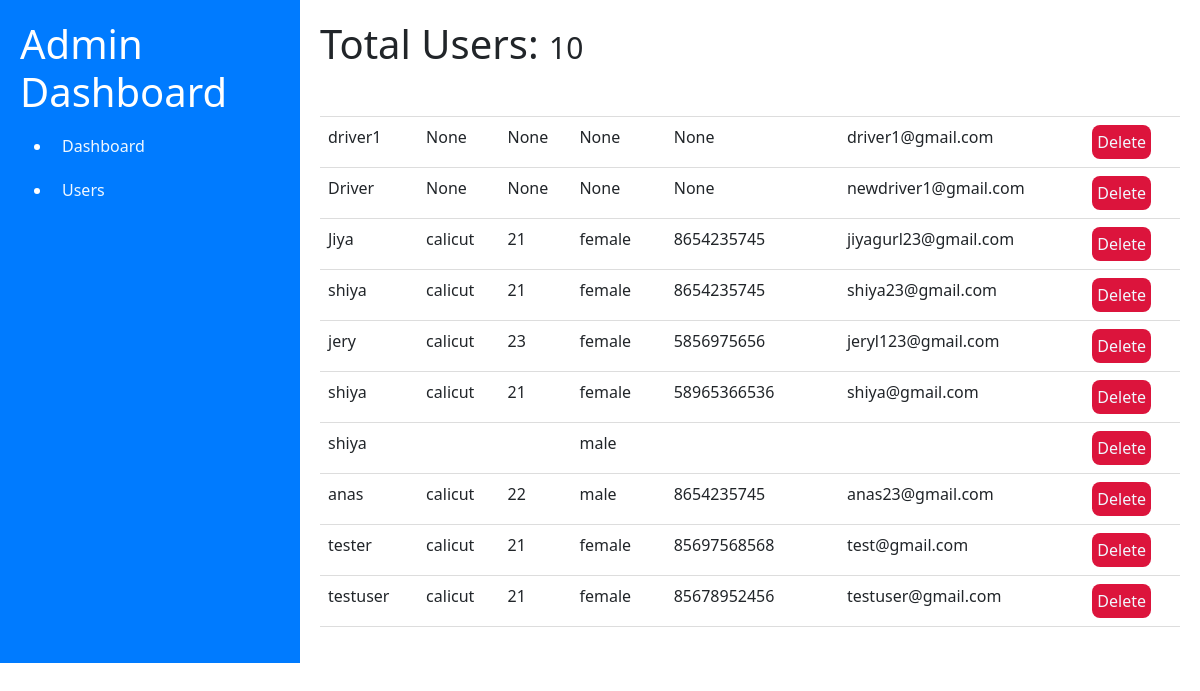
The app's page /admin_dashboard (signed in), older data.
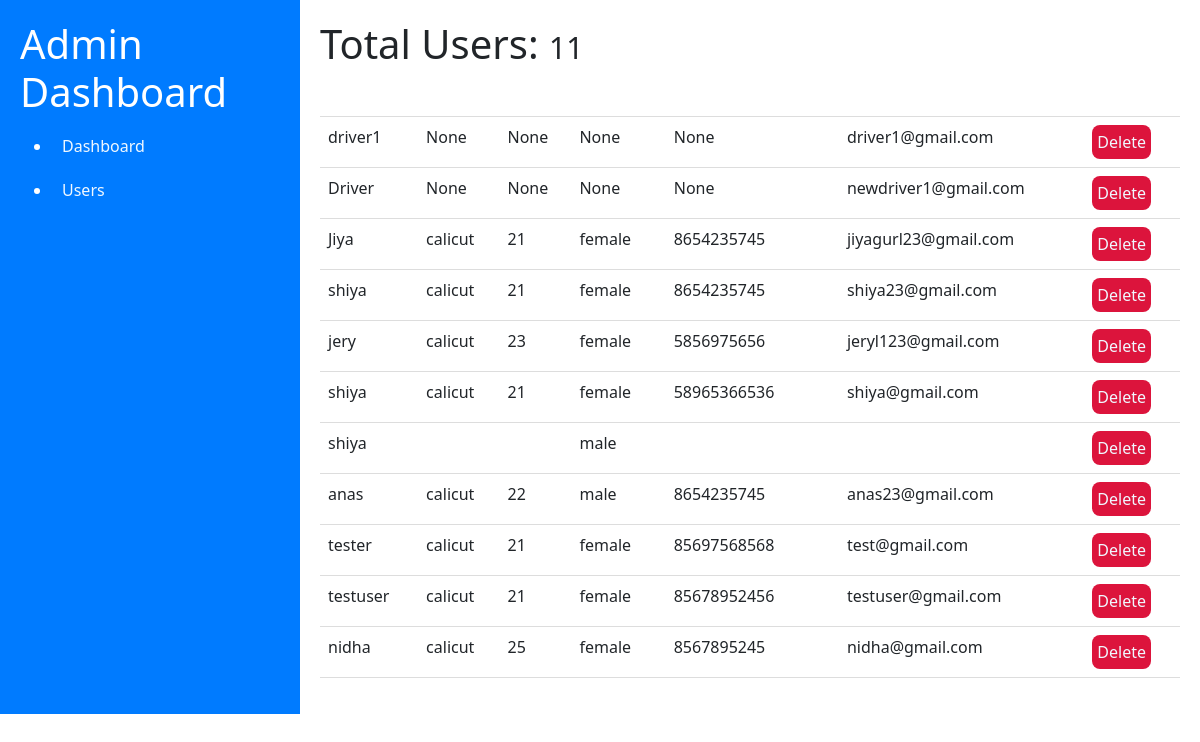
The same page, newer data.
### app.py (models this page shows, shortened)
class User(db.Model):
    id = db.Column(db.Integer, primary_key=True)
    name = db.Column(db.String(100), nullable=False)
    email = db.Column(db.String(100), unique=True)
    password = db.Column(db.String(100))
    age = db.Column(db.Integer)
    gender = db.Column(db.String(10))  # Assuming gender is a string ('male', 'female', 'others')
    place = db.Column(db.String(100))
    phone_number = db.Column(db.String(15))  # Assuming a basic phone number format

### app.py (the view)
@app.route('/admin_dashboard')
def admin_dashboard():
    if 'admin_id' not in session:
        flash('You do not have access to the admin dashboard.', 'danger')
        return redirect(url_for('homepage'))
    total_users = User.query.count()
    users = User.query.all()
    return render_template('admin_dashboard.html', users=users, total_users=total_users)

### templates/admin_dashboard.html (shortened to what this page needs)
<!DOCTYPE html>
<html lang="en">
<head>
    <link rel="stylesheet" href="https://cdn.jsdelivr.net/npm/bootstrap@5.2.3/dist/css/bootstrap.min.css">
</head>
<body>
    <div class="container-fluid">
        <div class="row">
            <div class="col-md-3 sidebar">
                <h1>Admin Dashboard</h1>
                <ul>
                    <li ><a href="{{url_for('admin_dashboard')}}" style="color: aliceblue;">Dashboard</a></li>
                    <li  ><a href="{{url_for('admin_dashboard')}}" style="color: aliceblue;">Users</a></li>
                </ul>
            </div>
            <div class="col-md-9 content">
                <h1>Total Users: <span id="user-count">{{ total_users }}</span></h1>
                <table class="table">
                    <thead>
                        <tr>
                            <th>Name</th>
                            <th>Place</th>
                            <th>Age</th>
                            <th>Gender</th>
                            <th>Phone Number</th>
                            <th>Email</th>
                            <th>Actions</th>
                        </tr>
                    </thead>
                    <tbody>
                        {% for user in users %}
                        <tr>
                            <td>{{ user.name }}</td>
                            <td>{{ user.place }}</td>
                            <td>{{ user.age }}</td>
                            <td>{{ user.gender }}</td>
                            <td>{{ user.phone_number }}</td>
                            <td>{{user.email}}</td>
                            <td><button  style="background-color: crimson; border: none; border-radius: 8px; padding: 5px; "><a href="{{ url_for('delete_user', user_id=user.id) }}" style="text-decoration: none; color: aliceblue;"">Delete</a></button></td>
                        </tr>
                        {% endfor %}
                    </tbody>
                </table>
            </div>
        </div>
    </div>
</body>
</html>

Row changes from the older to the newer data that the page shows:
added User: name "nidha", place "calicut", age "25", gender "female", phone_number "8567895245", email "nidha@gmail.com"
Text that changed along with them:
{{ total_users }}: "10" → "11"
